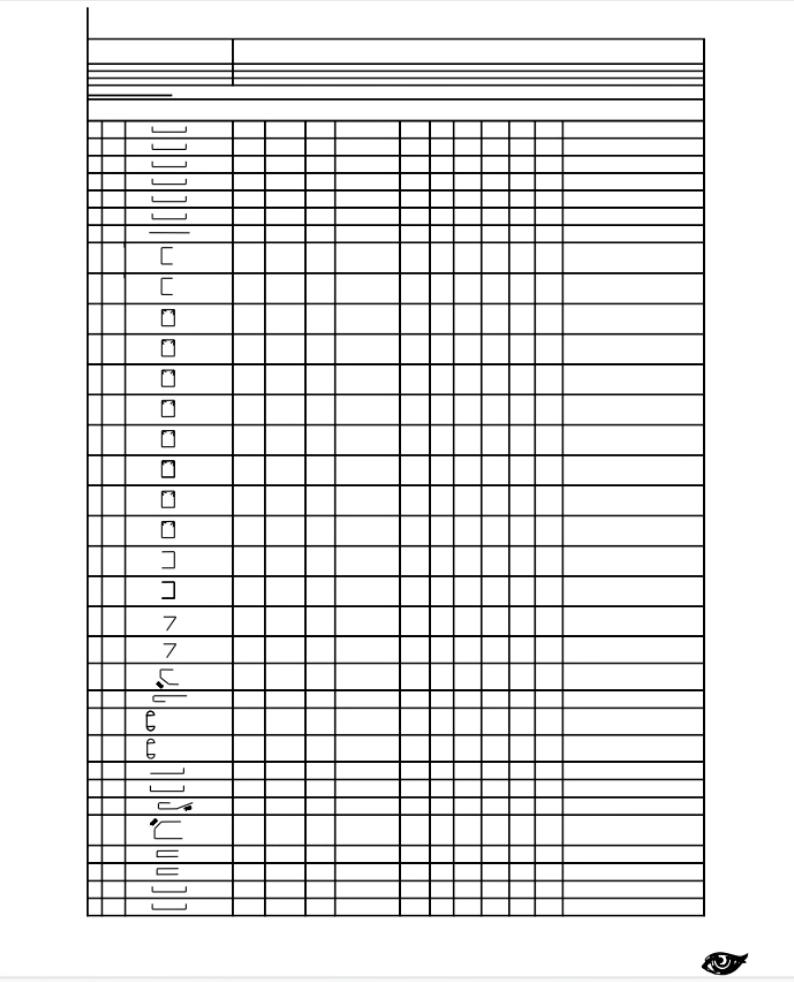
#> input picture Main/p.png, 794 x 982 px; the run also reads 1 picture not shown here
$ jupyter execute --allow-errors Overlap_Bends.ipynb   (shell and % lines are left out)
#> lines starting #> are read from the running program, lines starting #| are printed output that depends on the picture; after the words box and inside, x2 and y2 are one past the last pixel; in counts of white or black regions, pixels touching at a corner belong together
[cell 1]
#new
import cv2
import numpy as np
import matplotlib.pyplot as plt

# Read the image using OpenCV
img_path = "p.png"
img = cv2.imread(img_path, cv2.IMREAD_GRAYSCALE)

# Apply Gaussian blur to reduce noise
blurred_img = cv2.GaussianBlur(img, (5, 5), 0)
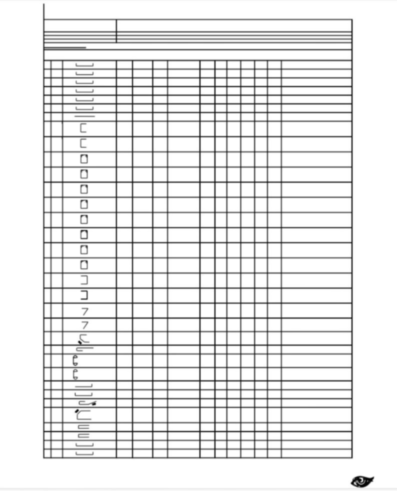
#> blurred_img: shape (982, 794) (shown at 1/2 size); min 2, max 255, mean 231

# Apply Canny edge detection
edges = cv2.Canny(blurred_img, 50, 150, apertureSize=3)
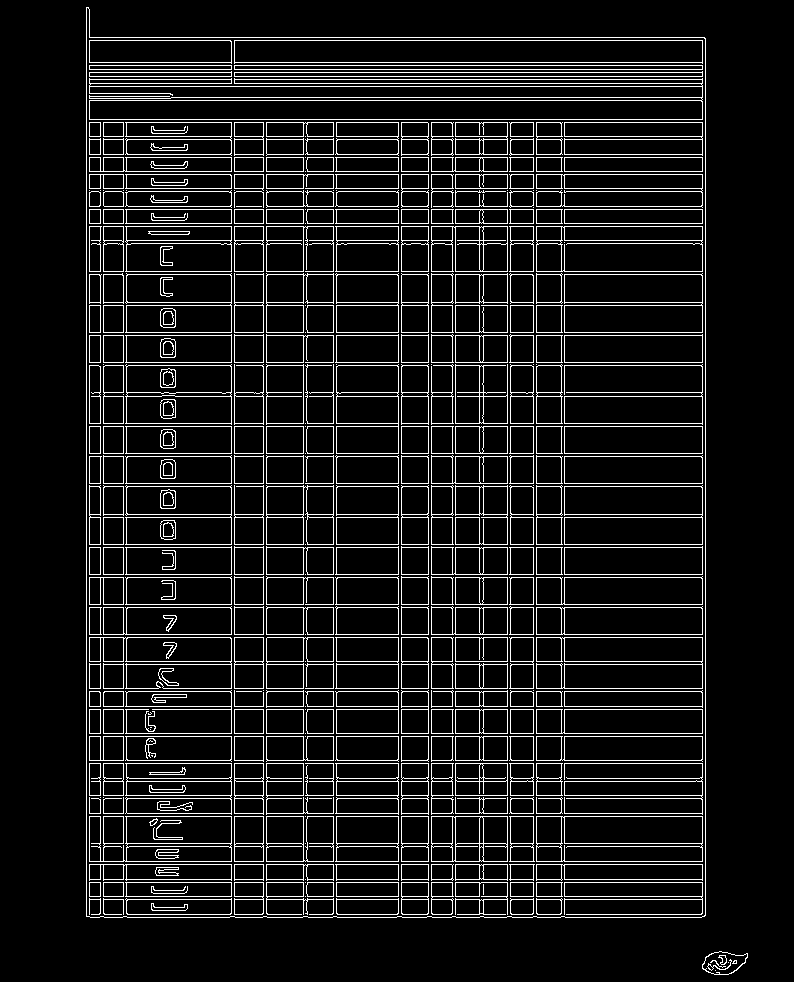
#> edges: shape (982, 794); 9.3% white in thin lines or dots, all inside (x1, y1, x2, y2) = (86, 7, 748, 975)

# Find contours using hierarchical contouring
contours, hierarchy = cv2.findContours(edges, cv2.RETR_TREE, cv2.CHAIN_APPROX_SIMPLE)
#> contours = 957 contours, 131 with area under 20; largest, box (x1, y1, x2, y2) and area: (86, 7, 706, 918) 544744, (86, 7, 706, 918) 544739, (89, 78, 703, 120) 14098, (89, 100, 703, 120) 11644, (234, 40, 703, 64) 10297

# Detect lines using probabilistic Hough transform
lines = cv2.HoughLinesP(edges, rho=1, theta=np.pi/180, threshold=100, minLineLength=100, maxLineGap=10)
#> lines = 110 rows, first 6: [564, 916, 564, 119], [401, 916, 401, 119], [431, 916, 431, 119], [86, 916, 86, 7], [123, 916, 123, 119], [234, 916, 234, 119]

# Draw lines on a copy of the original image
lines_img = cv2.cvtColor(img, cv2.COLOR_GRAY2BGR)
vertical_lines = []
if lines is not None:
    for line in lines:
        x1, y1, x2, y2 = line[0]
        if abs(x1 - x2) < abs(y1 - y2):
            cv2.line(lines_img, (x1, y1), (x2, y2), (0, 255, 0), 2)
            vertical_lines.append(int((x1 + x2) / 2))
#> this loop made 110 passes
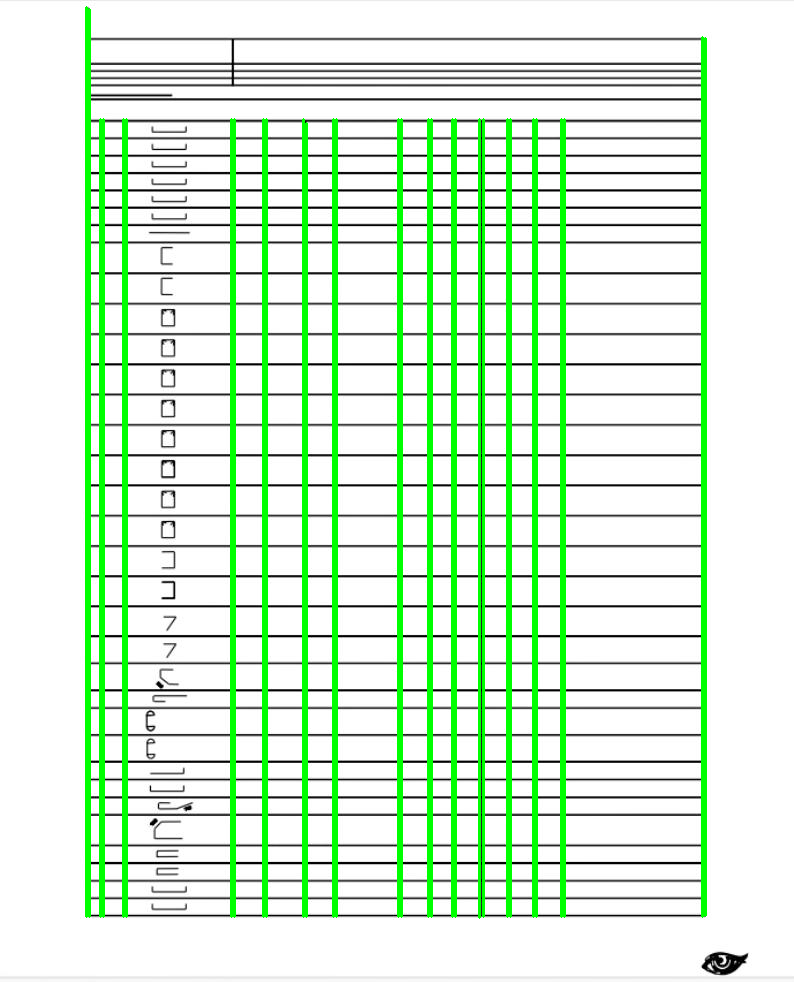
#> lines_img: shape (982, 794, 3); mean B, G, R 216, 239.9, 216
#> after the loop, vertical_lines = 30 values, max 705 at index 12, min 86 at index 3, mean 368.1

# Sort vertical line x-coordinates
vertical_lines.sort()

# Function to filter out contours that are too close to vertical lines
def filter_contours(contours, x1, x2, margin=5):
    filtered_contours = []
    for contour in contours:
        x, y, w, h = cv2.boundingRect(contour)
        if x1 + margin < x < x2 - margin:
            filtered_contours.append(contour)
    return filtered_contours

# Variable to store the column with the most contours
max_contours = 0
best_column_img = None
best_column_contours = None
best_x1 = 0
best_x2 = 0

# Iterate over pairs of vertical lines to find contours between them
for i in range(len(vertical_lines) - 1):
    x1 = vertical_lines[i]
    x2 = vertical_lines[i + 1]

    # Filter contours within the current column
    column_contours = filter_contours(contours, x1, x2)

    # If this column has more contours, update the best column
    if len(column_contours) > max_contours:
        max_contours = len(column_contours)
        best_column_img = img[:, x1:x2]
        best_column_contours = column_contours
        best_x1 = x1
        best_x2 = x2
#> this loop made 29 passes
#> (x1, x2, max_contours, best_x1, best_x2) on pass 6: (126, 231, 81, 126, 231)
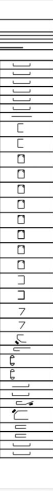
#> best_column_img: shape (982, 105) (shown at 1/2 size); min 0, max 255, mean 228.5
#> after the loop, best_x1 = 126; best_x2 = 231; max_contours = 81

# If the best column is found, display and save it
if best_column_img is not None:
    # Display the cropped column
    plt.imshow(best_column_img, cmap='gray')
    plt.axis('off')
    plt.title("Cropped Column with Contours")
    plt.show()
    cv2.imwrite(f"cropped_column.png", best_column_img)

    # Draw contours on the column image for visualization
    best_column_contour_img = cv2.cvtColor(best_column_img, cv2.COLOR_GRAY2BGR)
    for contour in best_column_contours:
        cv2.drawContours(best_column_contour_img, [contour], -1, (0, 255, 0), 2)
#> this loop made 81 passes
#> contour on passes 16, 20, 21: [[151, 755], [152, 756], [152, 755]], [[150, 729]], [[150, 727], [151, 727]]

    # Display the column with contours
    plt.imshow(best_column_contour_img)
    plt.axis('off')
    plt.title("Column with Contours")
    plt.show()

# Display the image with detected vertical lines for debugging
plt.imshow(lines_img)
plt.title('Vertical Lines')
plt.axis('off')
plt.show()

[cell 2]
import cv2
import numpy as np
import matplotlib.pyplot as plt

# Read the cropped column image
cropped_column_img = cv2.imread("cropped_column.png", cv2.IMREAD_GRAYSCALE)

# Apply Gaussian blur to reduce noise
blurred_img = cv2.GaussianBlur(cropped_column_img, (5, 5), 0)
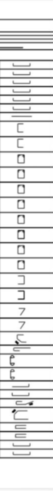
#> blurred_img: shape (982, 105) (shown at 1/2 size); min 18, max 255, mean 228.7

# Apply adaptive thresholding to binarize the image
binary_image_adaptive = cv2.adaptiveThreshold(blurred_img, 255, cv2.ADAPTIVE_THRESH_MEAN_C, cv2.THRESH_BINARY_INV, 11, 5)
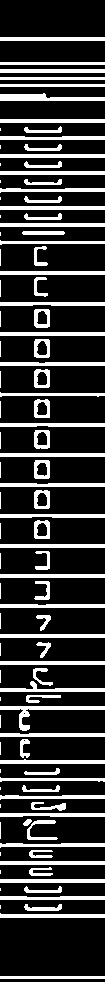
#> binary_image_adaptive: shape (982, 105); 20.9% white; 107 white regions (33 under 20 px), largest, box (x1, y1, x2, y2) and area: (0, 706, 105, 731) 558, (0, 93, 105, 101) 557, (0, 681, 105, 692) 431

# Apply morphological closing to connect nearby edges and smoothen the lines
kernel = np.ones((1, 5), np.uint8)
closed_img = cv2.morphologyEx(binary_image_adaptive, cv2.MORPH_CLOSE, kernel)
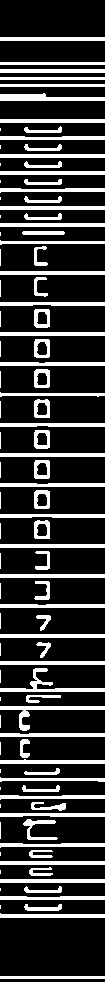
#> closed_img: shape (982, 105); 21% white; 105 white regions (33 under 20 px), largest, box (x1, y1, x2, y2) and area: (0, 668, 105, 692) 574, (0, 706, 105, 731) 561, (0, 93, 105, 101) 560

# Find horizontal lines using morphological operations
horizontal_lines = cv2.morphologyEx(closed_img, cv2.MORPH_OPEN, kernel, iterations=2)
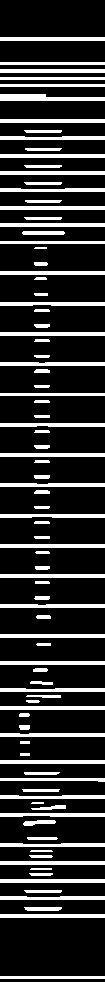
#> horizontal_lines: shape (982, 105); 19.2% white; 94 white regions

# Find contours of horizontal lines
contours, _ = cv2.findContours(horizontal_lines, cv2.RETR_EXTERNAL, cv2.CHAIN_APPROX_SIMPLE)
#> contours = 94 contours, 4 with area under 20; largest, box (x1, y1, x2, y2) and area: (0, 94, 105, 101) 448, (0, 914, 105, 918) 312, (0, 879, 105, 883) 312, (0, 861, 105, 865) 312, (0, 760, 105, 764) 312

# Filter horizontal lines based on length and horizontal coverage
filtered_lines = []
for contour in contours:
    x, y, w, h = cv2.boundingRect(contour)
    if w > 0.9 * cropped_column_img.shape[1]:  # Check if line spans entire width
        filtered_lines.append(contour)
#> this loop made 94 passes
#> (x, y, w, h) on passes 3, 4, 5, 7, 10, 12, 13, 14: (24, 907, 38, 4), (0, 896, 105, 4), (24, 890, 38, 3), (29, 873, 24, 3), (29, 855, 24, 3), (0, 843, 105, 4), (27, 837, 31, 3), (23, 820, 33, 6)
#> (the rest of the program and of its run is left out)
